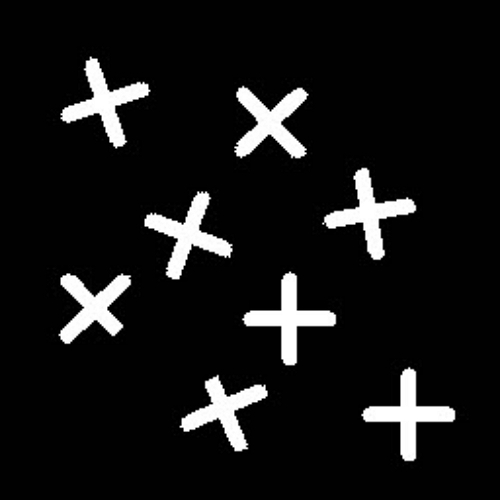
#> input picture OpenCV/15-ImageSegmentation/images/test.jpg, 500 x 500 px
$ python 103-3-labeling-CCWS.py
#> lines starting #> are read from the running program, lines starting #| are printed output that depends on the picture; after the words box and inside, x2 and y2 are one past the last pixel; in counts of white or black regions, pixels touching at a corner belong together
import cv2 as cv
import os

os.chdir('15-Image segmentation\\images')
img_color = cv.imread("test.jpg", cv.IMREAD_COLOR)
#> img_color is the input picture: shape (500, 500, 3); min 0, max 255, mean 21.2
img_gray = cv.cvtColor(img_color, cv.COLOR_BGR2GRAY)
img_edge = cv.Canny(img_gray, 50, 150)
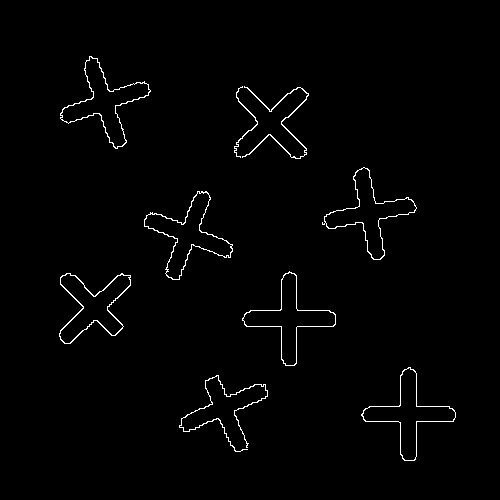
#> img_edge: shape (500, 500); 1.3% white in thin lines or dots, all inside (x1, y1, x2, y2) = (59, 56, 456, 461)
img_edge = cv.bitwise_not(img_edge)
cv.imshow("result", img_edge )
cv.waitKey(0)

contours = cv.findContours(img_edge.copy(), cv.RETR_LIST, cv.CHAIN_APPROX_SIMPLE)
#> contours = 104 contours, 50 with area under 20; largest, box (x1, y1, x2, y2) and area: (0, 0, 500, 500) 249001, (58, 272, 85, 345) 298, (243, 320, 298, 367) 261, (214, 374, 269, 411) 260, (325, 221, 386, 261) 238
cv.drawContours(img_edge, contours[0], -1, (0, 0, 0), 1)
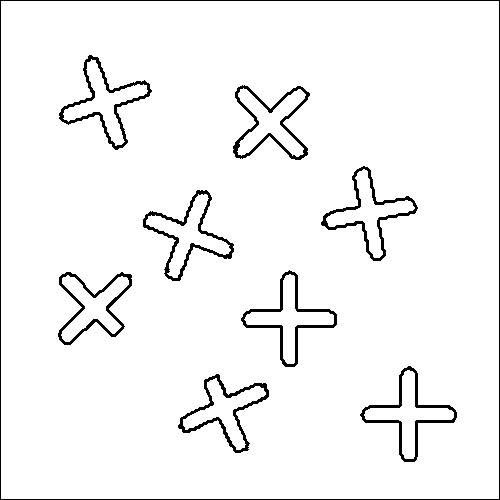
#> img_edge: shape (500, 500); 95.8% white; 9 black regions, largest, box (x1, y1, x2, y2) and area: (0, 0, 500, 500) 1996, (143, 190, 234, 281) 1121, (59, 55, 152, 150) 1099
cv.imshow("result", img_edge )
cv.waitKey(0)


nlabels, labels, stats, centroids = cv.connectedComponentsWithStats(img_edge)
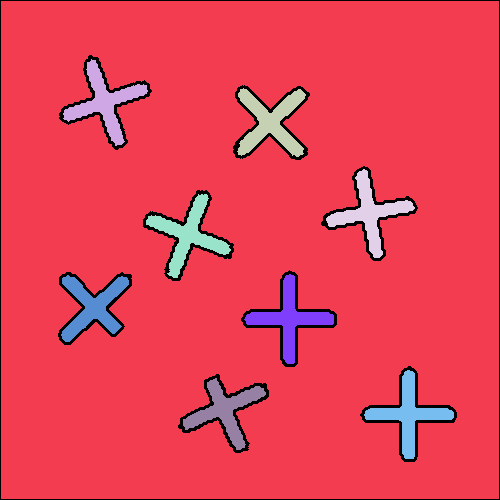
#> labels: shape (500, 500) int32; 10 distinct labels, from 0 to 9; one colour per label, 0 black
#> nlabels = 10; stats = [[0, 0, 500, 500, 10410], [1, 1, 498, 498, 223675], [63, 59, 85, 87, 2032], [237, 88, 69, 69, 2086], [326, 169, 89, 89, 2003], [146, 194, 85, 84, 2016], [61, 275, 68, 67, 1887], [244, 274, 90, 90, 2029], [364, 370, 90, 89, 2018], [183, 378, 83, 72, 1844]]; centroids = [[244.8, 260.4], [250.1, 248.1], [104.3, 102.1], [270.3, 121.9], [368.9, 212.8], [187.6, 234.6], [92.36, 306], [289, 318.4], [408.3, 414.1], [224.7, 410.2]]

print(type(nlabels)) # <class 'int'>
#| <class 'int'>
print('nlabels: \n', nlabels) # 10
#| nlabels:
#|  10

print(type(labels)) # <class 'numpy.ndarray'>
#| <class 'numpy.ndarray'>
print('labels : \n', labels)
#> (printed output is left out)
for i in labels :
    # for j in i :
    #     print(labels[i][j])
    print('--------------')
    print(labels[i])
#> this loop made 500 passes
#> (printed output is left out)


print(type(stats)) # <class 'numpy.ndarray'>
print('stats : \n', stats)
# [[     0      0    500    500  10410]
#  [     1      1    498    498 223675]
#  [    63     59     85     87   2032]
#  [   237     88     69     69   2086]
#  [   326    169     89     89   2003]
#  [   146    194     85     84   2016]
#  [    61    275     68     67   1887]
#  [   244    274     90     90   2029]
#  [   364    370     90     89   2018]
#  [   183    378     83     72   1844]]

print(type(centroids)) # <class 'numpy.ndarray'>
print('centroids : \n', centroids)
#  [[244.83967339 260.44947166]
#  [250.06848329 248.07113893]
#  [104.34301181 102.09350394]
#  [270.33413231 121.93384468]
#  [368.92361458 212.78931603]
#  [187.5952381  234.56051587]
#  [ 92.35983042 305.95760466]
#  [289.         318.44553967]
#  [408.34638256 414.05946482]
#  [224.70498915 410.23318872]]
